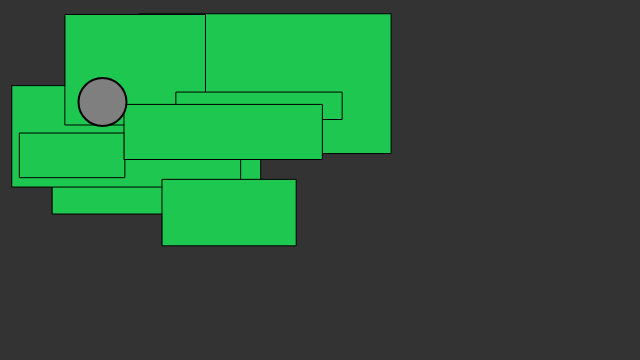
Frame 1 (no input)
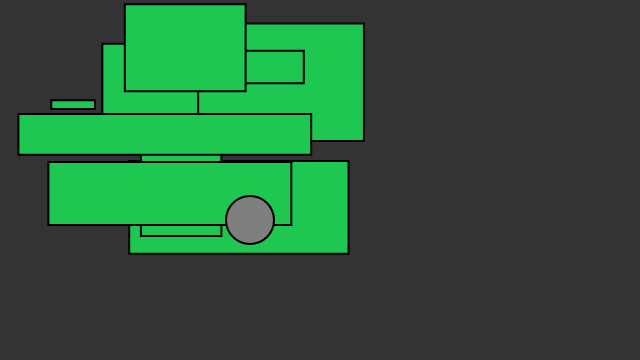
Frame 60 (no input)
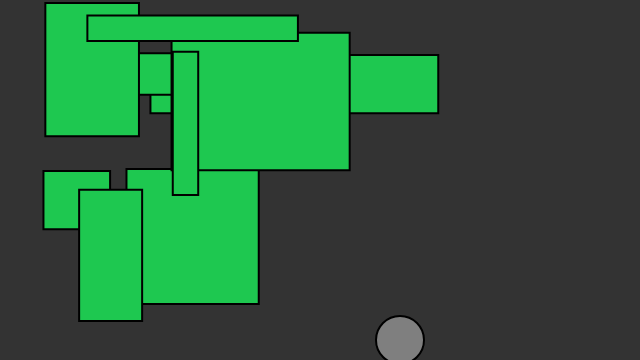
Frame 120 (the mouse pressed at the canvas centre since frame 60)

The p5.js sketch that drew these frames (run headless with seeded random() and noise() and a simulated clock; from frame 60 on, the mouse is pressed at the canvas centre):

// p5.js sketch
// ── sketch.js
// The Nature of Code
// Daniel Shiffman
// http://natureofcode.com

// Example 1-1: Bouncing Ball, no vectors
var x = 100;
var y = 100;
var xspeed = 2.5;
var yspeed = 2;



function setup() {
  createCanvas(640, 360);
}

function draw() {
  background(51);



// drawRectangle(200,200,100,150,[30,200,80]);


for (var i=0; i <10;i++) {

  new Rectangle(random(200),random(200),random(300),random(150),[30,200,80]);
}

move();
checkEdge();
drawBall();

}


function move() {
  // Add the current speed to the position.
  x = x + xspeed;
  y = y + yspeed;
}



function checkEdge() {

  // check Edges
  if ((x > width) || (x < 0)) {
    xspeed = xspeed * -1;
  }
  if ((y > height) || (y < 0)) {
    yspeed = yspeed * -1;
  }
}



function drawBall() {

  // Display circle at x position
  stroke(0);
  strokeWeight(2);
  fill(127);
  ellipse(x, y, 48, 48);

}



function drawRectangle(rectX,rectY,rectWidth,rectHeight, color) {

  fill(color);
  rect(rectX,rectY,rectWidth,rectHeight);

}


var Rectangle = function(rectX,rectY,rectWidth,rectHeight, color) {

  fill(color);
  rect(rectX,rectY,rectWidth,rectHeight);



}
